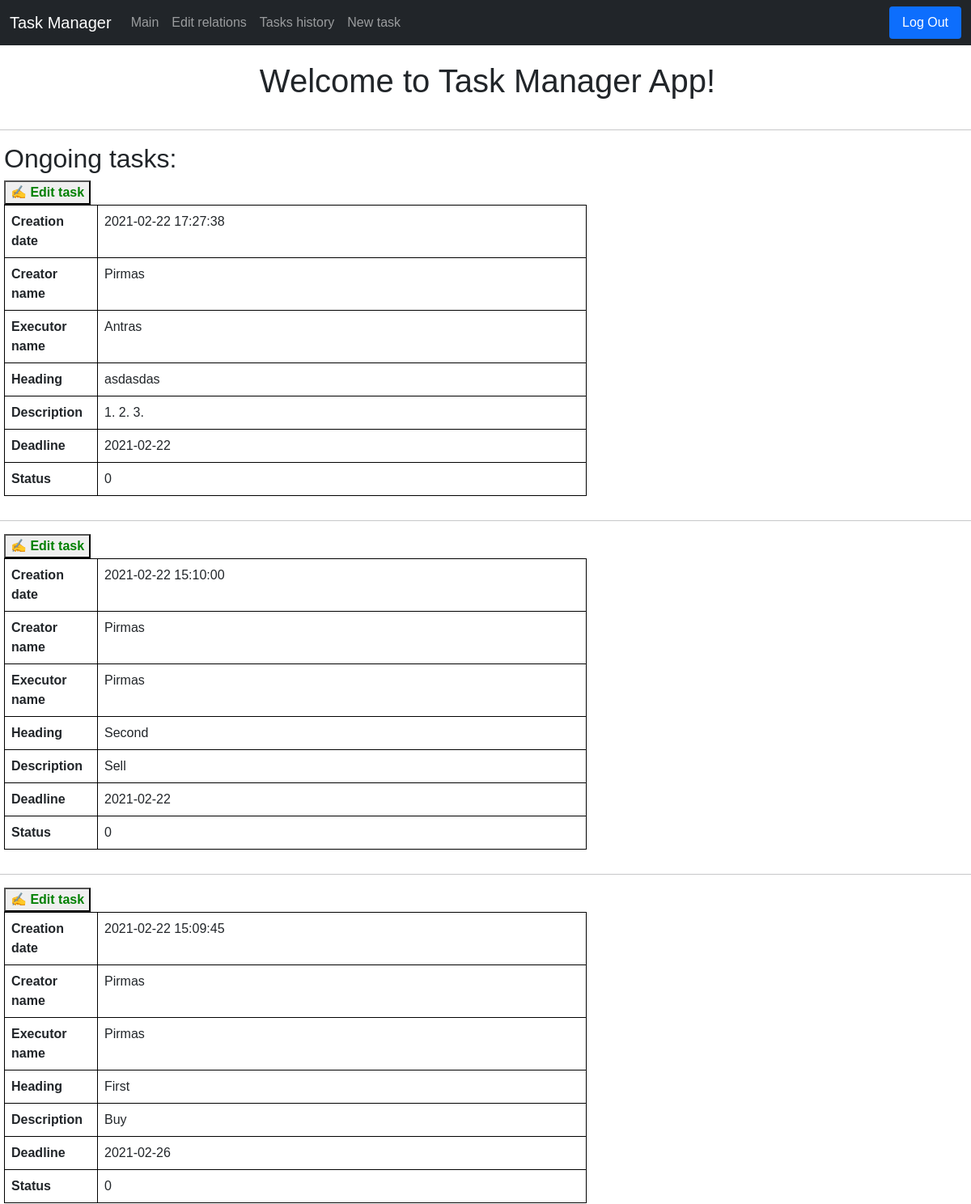
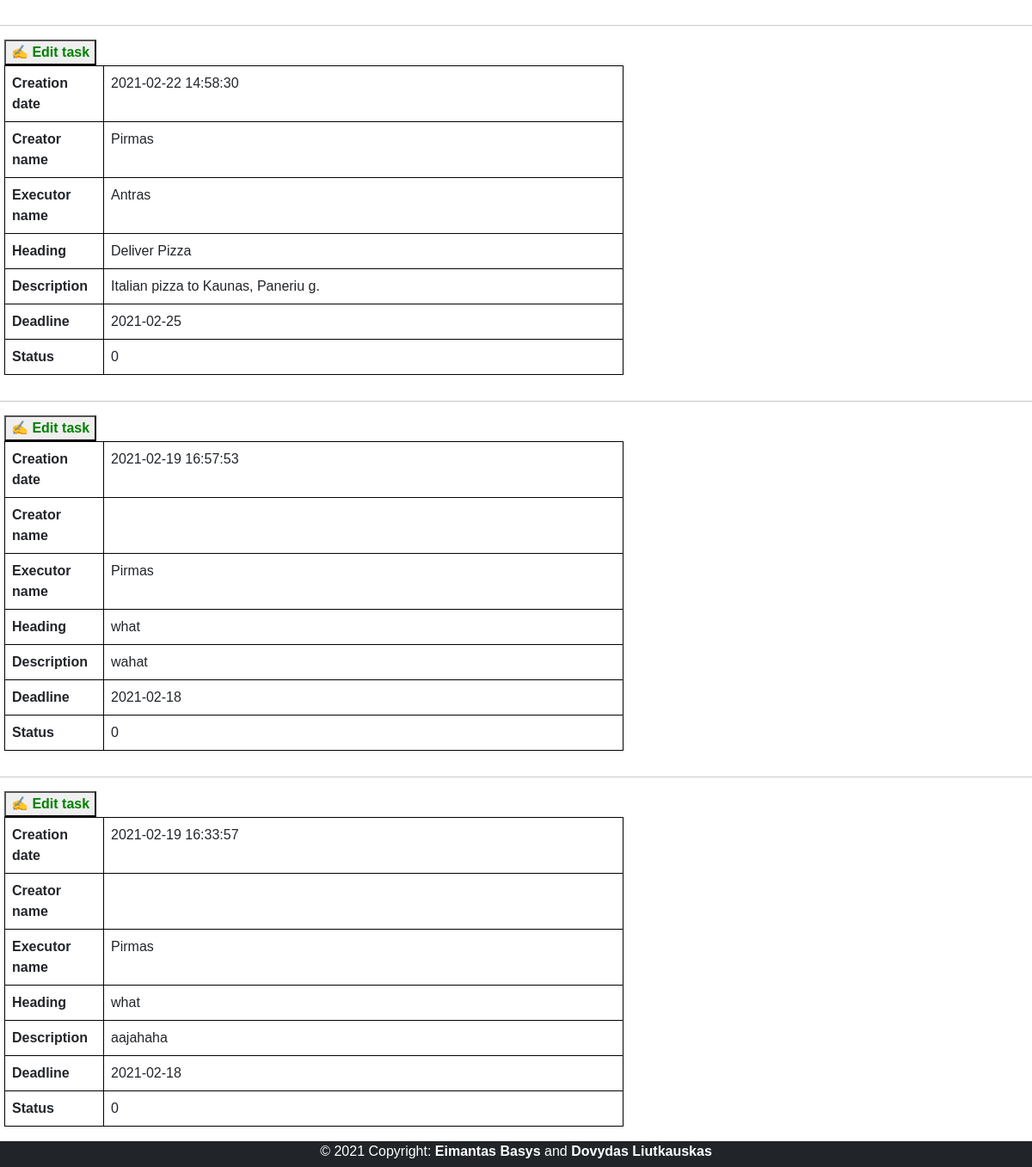
The page / (signed in) on the database its author committed (2 pictures, top to bottom).
### tables this page shows
CREATE TABLE tasks(id INTEGER PRIMARY KEY, creator_id INTEGER, executor_id INTEGER, heading TEXT, description TEXT, creation_date TIMESTAMP DEFAULT CURRENT_TIMESTAMP,
deadline_date TIMESTAMP, status INTEGER);

CREATE TABLE users(user_id INTEGER PRIMARY KEY, name TEXT NOT NULL UNIQUE, hash TEXT NOT NULL, position TEXT, company TEXT);

### application.py (the view, shortened to what this page needs)
@app.route("/", methods=["GET", "POST"])
def index():
    if request.method == "GET":
        if session.get("user_id") is None:
            return redirect("/login")
        else:
            connection = sqlite3.connect('data.db')
            db = connection.cursor()
            db.execute("SELECT * FROM tasks WHERE creator_id = ? OR executor_id = ? AND status = 0 ORDER BY creation_date DESC",
               (session["user_id"], session["user_id"]))
            rows = db.fetchall()
            db.execute("SELECT * FROM users")
            users = db.fetchall()
            return render_template("index.html", rows=rows, users=users)

### templates/index.html (shortened to what this page needs)
{% extends "layout.html" %}
{% block main %}
<h1 class="pageTitle">Welcome to Task Manager App!</h1>
<hr>
<h2 style="margin-left: 5px;">Ongoing tasks:</h2>
{% for row in rows %}
<div class="container-2">
    <form action="/" method="POST">
        <button type="submit" name="task_id" value="{{ row[0] }}" class="edit">&#9997; Edit task</button>
        <table class="table">
            <tr class="borderr">
                <th scope="col" class="borderName">Creation date</th>
                <td class="borderr">{{ row[5] }}</td>
            </tr>
            <tr class="borderr">
                <th scope="col" class="borderName">Creator name</th>
                <td class="borderr">
                    {% for user in users %}
                    {% if user[0] == row[1] %}
                    {{ user[1] }}
                    {% endif %}
                    {% endfor %}
                </td>
            </tr>
            <tr class="borderr">
                <th scope="col" class="borderName">Executor name</th>
                <td class="borderr">
                    {% for user in users %}
                    {% if user[0] == row[2] %}
                    {{ user[1] }}
                    {% endif %}
                    {% endfor %}
                </td>
            </tr>
            <tr class="borderr">
                <th scope="col" class="borderName">Heading</th>
                <td class="borderr">{{ row[3] }}</td>
            </tr>
            <tr class="borderr">
                <th scope="col" class="borderName">Description</th>
                <td class="borderr">{{ row[4] }}</td>
            </tr>
            <tr class="borderr">
                <th scope="col" class="borderName">Deadline</th>
                <td class="borderr">{{ row[6] }}</td>
            </tr>
            <tr class="borderr">
                <th scope="col" class="borderName">Status</th>
                <td class="borderr">{{ row[7] }}</td>
            </tr>
        </table>
        <hr>
    </form>
</div>
{% endfor %}
{% endblock %}

### templates/layout.html (shortened to what this page needs)
<!doctype html>
<html lang="en">
<head>
  <link href="https://cdn.jsdelivr.net/npm/bootstrap@5.0.0-beta2/dist/css/bootstrap.min.css" rel="stylesheet"
>
  <link href="/static/styles.css" rel="stylesheet">
</head>
<body>
  <nav class="navbar navbar-expand-lg navbar-dark bg-dark">
    <div class="container-fluid">
      <a class="navbar-brand">Task Manager</a>
      <div class="collapse navbar-collapse justify-content-start" id="navbarNav">
        {% if session.user_id %}
        <ul class="navbar-nav">
          <li class="nav-item">
            <a class="nav-link" href='{{ url_for("index") }}'>Main</a>
          </li>
          <li class="nav-item">
            <a class="nav-link" href='{{ url_for("relations") }}'>Edit relations</a>
          </li>
          <li class="nav-item">
            <a class="nav-link" href='{{ url_for("tasks") }}'>Tasks history</a>
          </li>
          <li class="nav-item">
            <a class="nav-link" href='{{ url_for("new_task") }}'>New task</a>
          </li>
        </ul>
      </div>
      <div class="collapse navbar-collapse justify-content-end" id="navbarNav">
        <ul class="nav nav-pills">
          <li class="nav-item">
            <a class="nav-link active" href="/logout">Log Out</a>
          </li>
        </ul>
      </div>
      {% endif %}
    </div>
  </nav>
  <main>
    {% block main %}{% endblock %}
  </main>
  <div class="fixed-bottom">
    <footer>
      <a>© 2021 Copyright: <b>Eimantas Basys</b> and <b>Dovydas Liutkauskas</b></a>
    </footer>
  </div>
</body>
</html>

### static/styles.css (style rules this page uses)
footer { width: 100%; background-color: rgb(33,37,41); height: 30px; color: white; text-align: center; }
.pageTitle { padding: 20px; text-align: center; margin-left: 5px; }
.table { width: 60%; margin-left: 5px; margin-bottom: 30px; }
.borderr { border: 1px solid black; }
.borderName { width: 16%; }
.edit { margin-left: 5px; font-weight: bold; color: green; }
body { font-family: Verdana, Geneva, Tahoma, sans-serif }

### rows shown on the page
tasks: {{ row[0] }} 7 (drawn), creation_date "2021-02-22 17:27:38", heading "asdasdas", description "1. 2. 3.", deadline_date "2021-02-22", status "0"
users: name "Pirmas"
users: name "Antras"
tasks: {{ row[0] }} 6 (drawn), creation_date "2021-02-22 15:10:00", heading "Second", description "Sell", deadline_date "2021-02-22", status "0"
tasks: {{ row[0] }} 5 (drawn), creation_date "2021-02-22 15:09:45", heading "First", description "Buy", deadline_date "2021-02-26", status "0"
tasks: {{ row[0] }} 4 (drawn), creation_date "2021-02-22 14:58:30", heading "Deliver Pizza", description "Italian pizza to Kaunas, Paneriu g.", deadline_date "2021-02-25", status "0"
tasks: {{ row[0] }} 2 (drawn), creation_date "2021-02-19 16:57:53", heading "what", description "wahat", deadline_date "2021-02-18", status "0"
tasks: {{ row[0] }} 1 (drawn), creation_date "2021-02-19 16:33:57", heading "what", description "aajahaha", deadline_date "2021-02-18", status "0"
